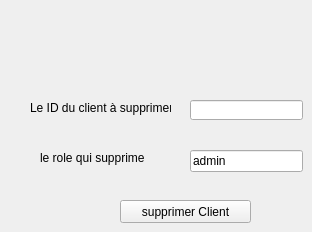
      <widget class="QWidget" name="tab_19">
       <attribute name="title">
        <string>Supprimer</string>
       </attribute>
       <widget class="QLabel" name="label_75">
        <property name="geometry">
         <rect>
          <x>30</x>
          <y>100</y>
          <width>141</width>
          <height>16</height>
         </rect>
        </property>
        <property name="text">
         <string>Le ID du client à supprimer</string>
        </property>
       </widget>
       <widget class="QLineEdit" name="le_ID_C_supprimer">
        <property name="geometry">
         <rect>
          <x>190</x>
          <y>100</y>
          <width>113</width>
          <height>20</height>
         </rect>
        </property>
       </widget>
       <widget class="QPushButton" name="pb_supprimer_2">
        <property name="geometry">
         <rect>
          <x>120</x>
          <y>200</y>
          <width>131</width>
          <height>23</height>
         </rect>
        </property>
        <property name="text">
         <string>supprimer Client</string>
        </property>
       </widget>
       <widget class="QLabel" name="label_76">
        <property name="geometry">
         <rect>
          <x>40</x>
          <y>150</y>
          <width>131</width>
          <height>16</height>
         </rect>
        </property>
        <property name="text">
         <string>le role qui supprime</string>
        </property>
       </widget>
       <widget class="QLineEdit" name="le_ROLE_supprimer">
        <property name="geometry">
         <rect>
          <x>190</x>
          <y>150</y>
          <width>113</width>
          <height>22</height>
         </rect>
        </property>
        <property name="text">
         <string>admin</string>
        </property>
       </widget>
      </widget>
